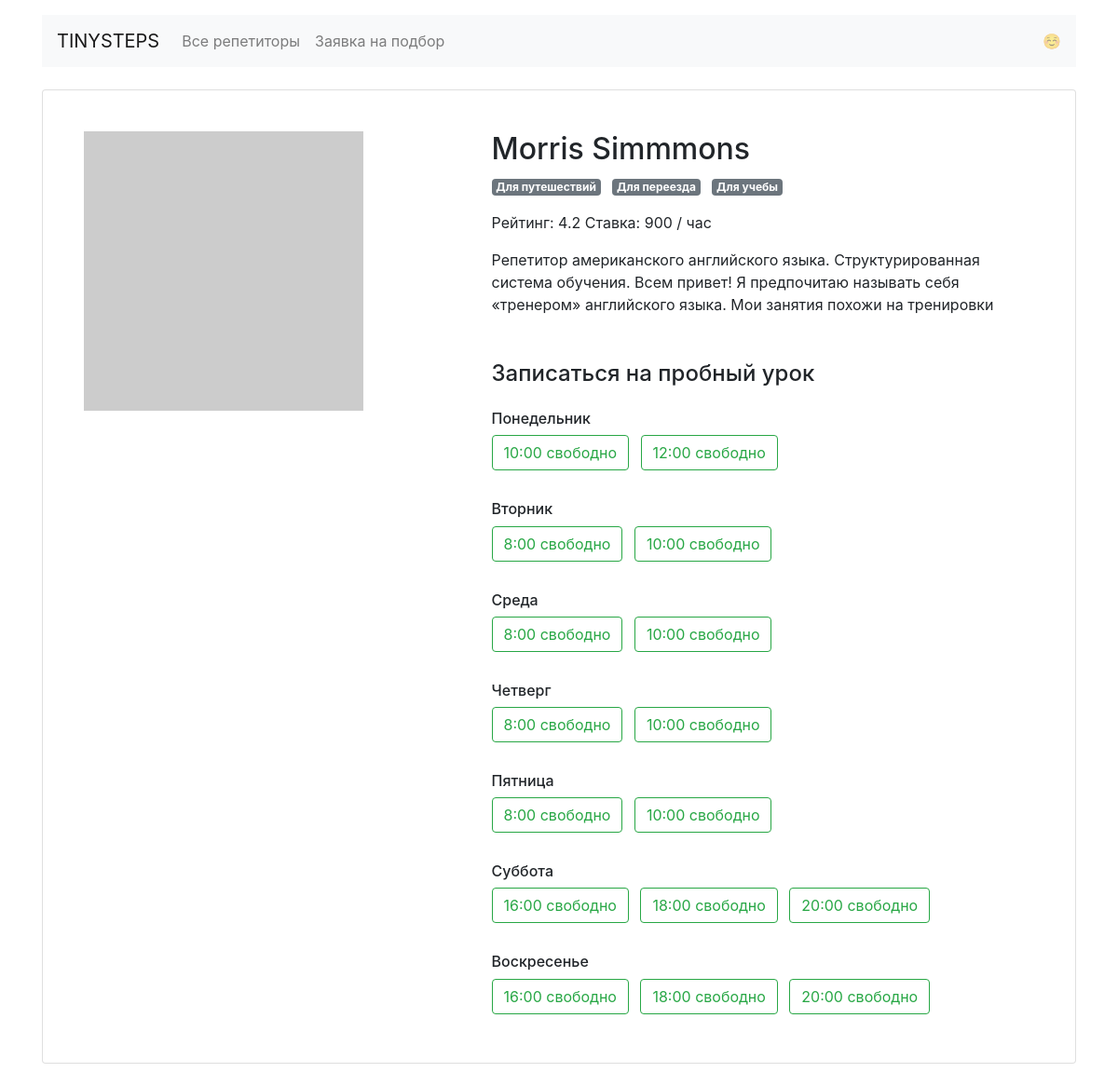
The app's page /profiles/1/ with its own data.
### app.py (models this page shows)
class Teacher(db.Model):
    __tablename__ = 'teachers'
    id = db.Column(db.Integer, primary_key=True)
    name = db.Column(db.String(50), nullable=False)
    about = db.Column(db.Text(500))
    rating = db.Column(db.Float)
    picture = db.Column(db.String(100), nullable=False)
    price = db.Column(db.Integer, nullable=False)
    goals = db.relationship(
        'Goal', secondary=teachers_goals_association, back_populates='teachers'
    )
    free = db.Column(db.Text)
    bookings = db.relationship('Booking', back_populates='teacher')

class Goal(db.Model):
    __tablename__ = 'goals'
    id = db.Column(db.Integer, primary_key=True)
    alias = db.Column(db.String(25), nullable=False, unique=True)
    name = db.Column(db.String(25), nullable=False)
    emoji = db.Column(db.String(5), nullable=False)
    teachers = db.relationship(
        'Teacher', secondary=teachers_goals_association, back_populates='goals'
    )
    requests = db.relationship('Request', back_populates='goal')

class Weekday(db.Model):
    __tablename__ = 'weekdays'
    id = db.Column(db.Integer, primary_key=True)
    alias = db.Column(db.String(3), nullable=False, unique=True)
    name = db.Column(db.String(15), nullable=False)
    bookings = db.relationship('Booking', back_populates='weekday')

### app.py (the view)
@app.route("/profiles/<int:id>/")
def render_profile(id):
    teacher = db.session.query(Teacher).get_or_404(id)
    output = render_template('profile.html', teacher=teacher, teacher_free=json.loads(teacher.free), days=days)
    return output

### templates/profile.html (shortened to what this page needs)
{% extends 'base.html' %}
{% block content %}
  <main class="container mt-3">
    <div class="card my-4 mx-auto">
      <div class="card-body m-2 m-md-4">
        <article class="row">
          <div class="col-5"><img src="{{ teacher.picture }}" class="img-fluid" alt=""></div>
          <div class="col-7">
            <section class="teacher=info">
              <h1 class="h2">{{ teacher.name }}</h1>
              <p>
                {% for goal in teacher.goals %}
                <span class="badge badge-secondary mr-2">{{ goal.name }}</span>
                {% endfor %}
              </p>
              <p>
                Рейтинг: {{ teacher.rating }} Ставка: {{ teacher.price }} / час</p>
              <p>{{ teacher.about }}</p>
            </section>
            <section class="available">
              <h4 class="mb-4 mt-5">Записаться на пробный урок</h4>
              {% for day in teacher_free %}
                <h6 class="mt-4">{{ days[day] }}</h6>
                {% set ns = namespace(nolessons=1) %}
                {% for time in teacher_free[day] %}
                  {% if teacher_free[day][time] %}
                    <a href="{{ url_for('render_booking_form', id=teacher.id, day=day, time=time) }}" class="btn btn-outline-success mr-2 mb-2">{{ time }} свободно</a>
                    {% set ns.nolessons = 0 %}
                  {% endif %}
                {% endfor %}
              {% endfor %}
            </section>
          </div>
        </article>
      </div>
    </div>
  </main>
{% endblock %}

### records on screen
Teacher: name "Morris Simmmons", rating "4.2", price "900", about "Репетитор американского английского языка. Структурированная система обучения. Всем привет! Я предпочитаю называть себя «тренером» английского языка. Мои занятия похожи на тренировки"
Goal: name "Для путешествий"
Goal: name "Для переезда"
Goal: name "Для учебы"
Weekday: name "Понедельник"
Weekday: name "Вторник"
Weekday: name "Среда"
Weekday: name "Четверг"
Weekday: name "Пятница"
Weekday: name "Суббота"
Weekday: name "Воскресенье"

### other values on screen
{{ time }} "10:00" "12:00" "8:00" "10:00" "8:00" "10:00" "8:00" "10:00" "8:00" "10:00" "16:00" "18:00" "20:00" "16:00" "18:00" "20:00"
